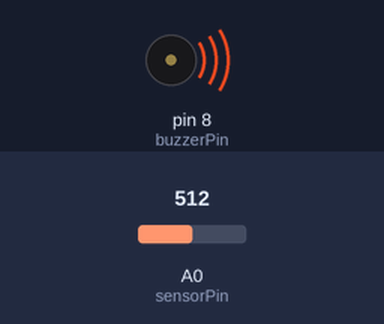
Simulated run of this sketch. Board: Arduino Uno, built with avr-gcc and run on an emulated ATmega328P. On the bench: buzzer (waves = sounding). Inputs (shaded band) come from the test bench; at power-on: A0 (sensorPin) = 512. What the sketch prints to the serial monitor is not drawn.

Above: at 0.1 s.
Timing chart, 0 to 1.6 s (numbered marks = the images above):
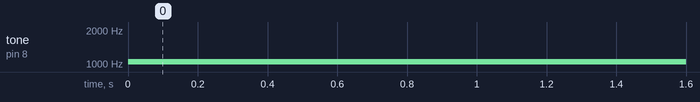

Measured:
- by itself, tone on pin 8 (buzzerPin): silent → 1050 Hz at 0.00 s

The sketch:

Theremin.ino
```cpp
int sensorPin = A0;
int buzzerPin = 8;
int sensorValue = 0;

void setup() {
  pinMode(buzzerPin, OUTPUT);
  Serial.begin(9600); // Iniciamos la comunicación con la PC
}

void loop() {
  sensorValue = analogRead(sensorPin);

  Serial.print("Luz detectada: ");
  Serial.println(sensorValue);

  int pitch = map(sensorValue, 0, 1023, 100, 2000);
  tone(buzzerPin, pitch);
  delay(100);
}
```
